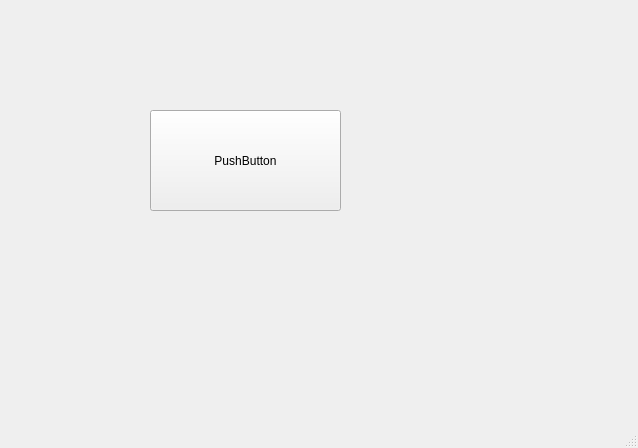
<?xml version="1.0" encoding="UTF-8"?>
<ui version="4.0">
 <class>test</class>
 <widget class="QMainWindow" name="test">
  <property name="geometry">
   <rect>
    <x>0</x>
    <y>0</y>
    <width>638</width>
    <height>448</height>
   </rect>
  </property>
  <property name="windowTitle">
   <string>test</string>
  </property>
  <widget class="QWidget" name="centralwidget">
   <widget class="QPushButton" name="pushButton">
    <property name="geometry">
     <rect>
      <x>150</x>
      <y>110</y>
      <width>191</width>
      <height>101</height>
     </rect>
    </property>
    <property name="text">
     <string>PushButton</string>
    </property>
   </widget>
  </widget>
  <widget class="QMenuBar" name="menubar">
   <property name="geometry">
    <rect>
     <x>0</x>
     <y>0</y>
     <width>638</width>
     <height>23</height>
    </rect>
   </property>
  </widget>
  <widget class="QStatusBar" name="statusbar"/>
 </widget>
 <resources/>
 <connections/>
</ui>
